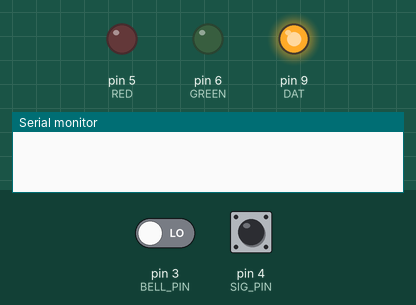
This sketch was run on a simulated Arduino Uno, built with avr-gcc and run on an emulated ATmega328P. Parts: output pins drawn as LEDs (lit = HIGH), the last lines printed to the serial monitor. The test bench sets the inputs (shaded band); at power-on: pin 4 (SIG_PIN) LOW, pin 3 (BELL_PIN) LOW. Pins used as bus, display or sensor lines are not drawn.

Above: at 1.2 s.
1.3 s: pin 4 (SIG_PIN) pulsed HIGH 5 times (0.12 s each, 0.3 s apart)
At 2.43 s:
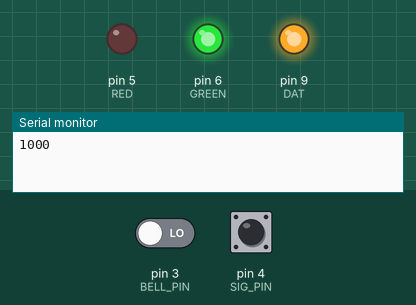
4.3 s: pin 3 (BELL_PIN) driven HIGH and pin 4 (SIG_PIN) driven HIGH
At 4.6 s:
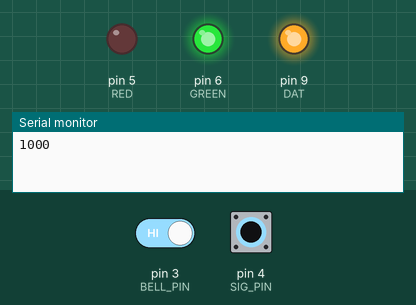
5.8 s: pin 3 (BELL_PIN) driven LOW
At 6.4 s:
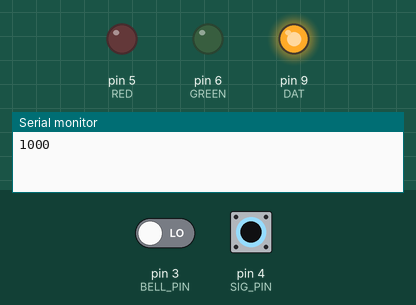
7.3 s: pin 3 (BELL_PIN) driven HIGH
At 8.1 s:
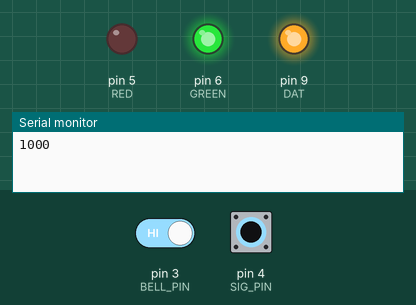
Timing chart, 0 to 9.8 s (numbered marks = the images above; inputs shaded):
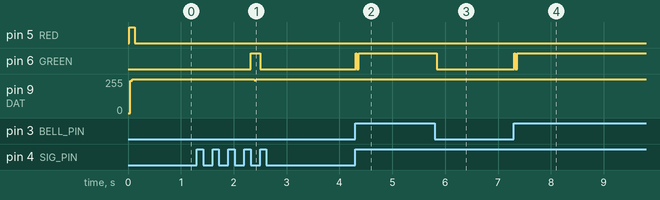

The sketch:

doorbell.ino
```cpp
/**
 * Дверной звонок
 *
 * @version v2.0
 * @author Илья Телегин <ilya.a.telegin@gmail.com>, Сергей Жигалов <sergey.zhigalov@gmail.com>
 */
const int BELL_PIN = 3;              // Пин размыкания номеронабирателя (при наборе цифры три произойдет три размыкания) [синий]
const int SIG_PIN = 4;               // Пин состояния номеронабирателя (1 - идет набор, 0 - нихера не происходит) [белый]
const int RED = 5;                   // Красный светодиод [красный]
const int GREEN = 6;                 // Красный светодиод [зеленый]
const int CLK = 8;                   // CLK для Wave shield
const int DAT = 9;                   // DAT для Wave shield

#define WAIT 1                       // Ожидание ввода цифры
#define BELL 2                       // Состояние ввода цифр
#define VOICE 3                      // Проигрывание мелодии
#define DEFAULT_MULTIPLIER 1000
#define DELAY 10

int prevSig = LOW;
int prevBell = HIGH;

int curBell;
int curSig;

int digit = 0;                       // Последняя набранная цифра
int code = 0;                        // Набранный код (4 цифры)
int multiplier = DEFAULT_MULTIPLIER; // Множитель последней набранной цифры
int counter = 0;
int mode = WAIT;

int bellsCount = 7;                  // Количество доступных мелодий
int bells[] = {                      // Номера доступных мелодий
  407,                               // Третьякова Настя
  1606,                              // Лепихин Антон
  3010,                              // Полоцкий Илья
  2304,                              // Телегин Илья
  1003,                              // Калистратов Сергей
  2006,                              // Жигалов Сергей
  711                                // Лаптева Наталья
};

void setup() {
  pinMode(CLK, OUTPUT);
  pinMode(DAT, OUTPUT);

  pinMode(RED, OUTPUT);
  pinMode(GREEN, OUTPUT);

  pinMode(BELL_PIN, INPUT);
  pinMode(SIG_PIN, INPUT);

  Serial.begin(9600);

  play(0xfff0);                      // Убавляем громкость
}

void loop() {
  curSig = digitalRead(SIG_PIN);

  if (curSig == HIGH) {

    lightOff();
    mode = BELL;
    readDigit();
  } else if (prevSig == HIGH) {
    processDigit(digit);
    digit = 0;
  }
  prevSig = curSig;

  blink();
  delay(DELAY);
}

void readDigit() {
  curBell = digitalRead(BELL_PIN);
  digitalWrite(GREEN, curBell);

  if (curBell == LOW && prevBell == HIGH) {
    digit++;
  }

  prevBell = curBell;
}

void processDigit(int digit) {
  code += (digit % 10) * multiplier;
  multiplier /= 10;

  if (multiplier == 0) {
    Serial.println(code);

    digitalWrite(GREEN, HIGH);
    play(getAudioCode(code));
    play(0xfff7);

    code = 0;
    multiplier = DEFAULT_MULTIPLIER;
    counter = 0;
    mode = VOICE;
  }
}

int getAudioCode(int code) {
  for (int i = 0; i < bellsCount; i++) {
    if (bells[i] == code) {
      return code;
    }
  }

  return 0;
}

void lightOff() {
  digitalWrite(GREEN, LOW);
  digitalWrite(RED, LOW);
}

void blink() {
  switch (mode) {
    case WAIT:
      if (counter == 0) {
        digitalWrite(RED, HIGH);
      } else if (counter == 10){
        digitalWrite(RED, LOW);
      } else if (counter == 300) {
        counter = -1;
      }
      break;
    case BELL:
      if (counter == 1500) {
        multiplier = DEFAULT_MULTIPLIER;
        code = 0;
        counter = -1;
        mode = WAIT;
      }
      break;
    case VOICE:
      if (counter == 2000) {
        lightOff();
        counter = -1;
        mode = WAIT;
        play(0xfff0);
      }
      break;
  }
  counter++;
}

/****************************************************
The following function is used to send command to wave shield.
You don't have to change it.
Send the file name to play the audio.
If you need to play file 0005.AD4, write code: send(0x0005).
For more command code, please refer to the manual
*****************************************************/
void play(int data)
{
  digitalWrite(CLK, LOW);
  delay(2);

  for (int i=15; i>=0; i--) {
    delayMicroseconds(50);
    if ((data>>i)&0x0001 >0) {
      digitalWrite(DAT, HIGH);
      //Serial.print(1);
    } else {
      digitalWrite(DAT, LOW);
      // Serial.print(0);
    }

    delayMicroseconds(50);
    digitalWrite(CLK, HIGH);
    delayMicroseconds(50);

    if (i>0) {
      digitalWrite(DAT, LOW);
    } else {
      digitalWrite(DAT, HIGH);
    }
    delayMicroseconds(50);

    if (i>0) {
      digitalWrite(CLK, LOW);
    } else {
      digitalWrite(CLK, HIGH);
    }
  }

  delay(20);
}
```

Measured:
- after the input at 1.3 s, pin 5 (RED): stays LOW (without the input it goes to HIGH after 1.7 s); pin 6 (GREEN): LOW → HIGH after 1.0 s, → LOW 0.18 s later; pin 9 (DAT): 255/255 → 244/255 after 1.1 s, → 255/255 0.04 s later
- after the input at 4.3 s, pin 6 (GREEN): LOW → HIGH at once, → LOW 0.02 s later, → HIGH 0.04 s later
- after the input at 5.8 s, pin 6 (GREEN): HIGH → LOW at once
- after the input at 7.3 s, pin 6 (GREEN): LOW → HIGH at once, → LOW 0.02 s later, → HIGH 0.04 s later
